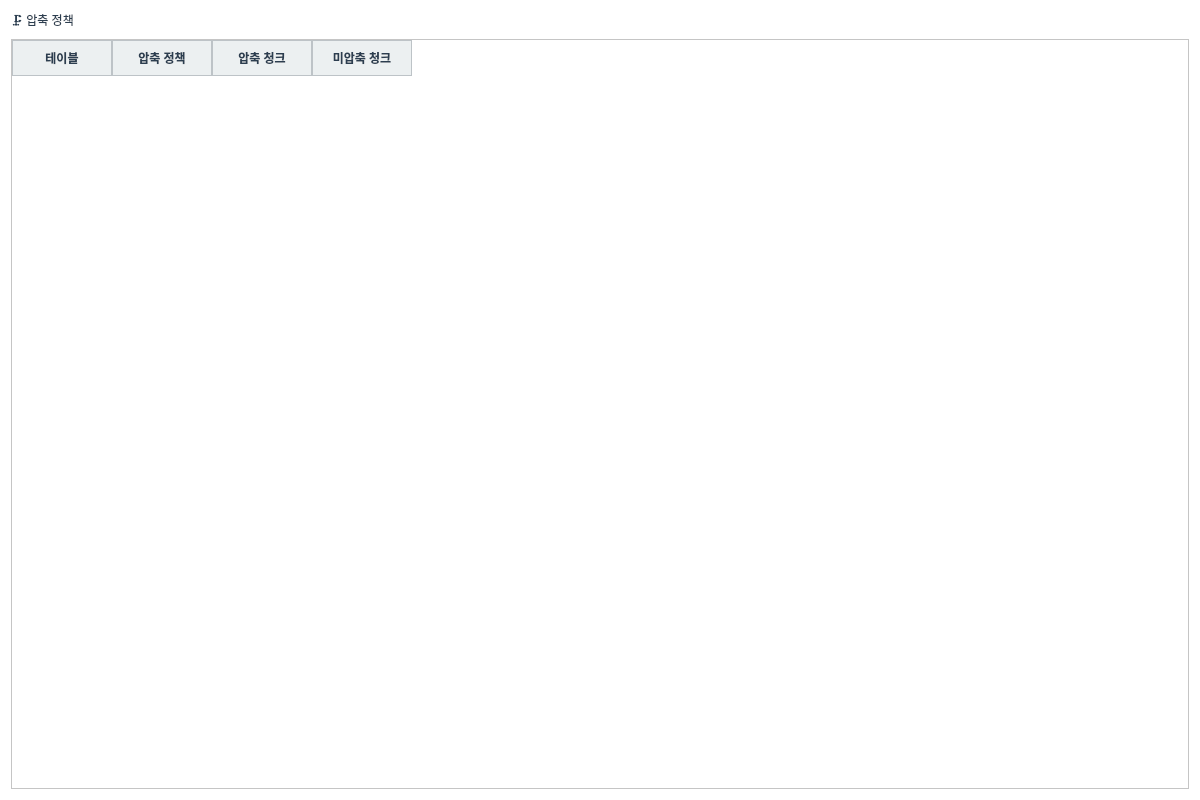
<?xml version="1.0" encoding="UTF-8"?>
<ui version="4.0">
 <class>CompressionTab</class>
 <widget class="QWidget" name="CompressionTab">
  <property name="geometry">
   <rect>
    <x>0</x>
    <y>0</y>
    <width>1200</width>
    <height>800</height>
   </rect>
  </property>
  <property name="windowTitle">
   <string>압축 정책</string>
  </property>
  <property name="styleSheet">
   <string notr="true">QWidget {
    background-color: #FFFFFF;
    color: #2C3E50;
    font-family: &quot;맑은 고딕&quot;;
    font-size: 9pt;
}

QTabWidget::pane {
    border: 1px solid #BDC3C7;
    background-color: #FFFFFF;
}

QTabBar::tab {
    background-color: #ECF0F1;
    color: #2C3E50;
    padding: 8px 16px;
    margin-right: 2px;
    border: 1px solid #BDC3C7;
    border-bottom: none;
    border-top-left-radius: 4px;
    border-top-right-radius: 4px;
}

QTabBar::tab:selected {
    background-color: #3498DB;
    color: #FFFFFF;
    font-weight: bold;
}

QTabBar::tab:hover {
    background-color: #D5DBDB;
}

QTableWidget {
    gridline-color: #BDC3C7;
    background-color: #FFFFFF;
    alternate-background-color: #F8F9FA;
    selection-background-color: #3498DB;
    selection-color: #FFFFFF;
}

QTableWidget::item {
    padding: 4px;
    border: none;
}

QHeaderView::section {
    background-color: #ECF0F1;
    color: #2C3E50;
    padding: 6px;
    border: 1px solid #BDC3C7;
    font-weight: bold;
}

QLineEdit, QTextEdit, QPlainTextEdit {
    background-color: #FFFFFF;
    border: 1px solid #BDC3C7;
    border-radius: 3px;
    padding: 4px;
    color: #2C3E50;
}

QLineEdit:focus, QTextEdit:focus, QPlainTextEdit:focus {
    border: 2px solid #3498DB;
}

QPushButton {
    background-color: #3498DB;
    color: #FFFFFF;
    border: none;
    border-radius: 4px;
    padding: 6px 12px;
    font-weight: bold;
}

QPushButton:hover {
    background-color: #2980B9;
}

QPushButton:pressed {
    background-color: #1F618D;
}

QPushButton:disabled {
    background-color: #BDC3C7;
    color: #7F8C8D;
}

QLabel {
    color: #2C3E50;
    background-color: transparent;
}

QGroupBox {
    border: 2px solid #BDC3C7;
    border-radius: 5px;
    margin-top: 10px;
    padding-top: 10px;
    background-color: #F8F9FA;
}

QGroupBox::title {
    subcontrol-origin: margin;
    subcontrol-position: top left;
    padding: 0 5px;
    color: #2C3E50;
    font-weight: bold;
}

QProgressBar {
    border: 1px solid #BDC3C7;
    border-radius: 3px;
    text-align: center;
    background-color: #ECF0F1;
}

QProgressBar::chunk {
    background-color: #3498DB;
}</string>
  </property>
  <layout class="QVBoxLayout" name="verticalLayout">
   <item>
    <widget class="QLabel" name="label_title">
     <property name="text">
      <string>🗜️ 압축 정책</string>
     </property>
     <property name="styleSheet">
   <string notr="true">QWidget {
    background-color: #FFFFFF;
    color: #2C3E50;
    font-family: &quot;맑은 고딕&quot;;
    font-size: 9pt;
}

QTabWidget::pane {
    border: 1px solid #BDC3C7;
    background-color: #FFFFFF;
}

QTabBar::tab {
    background-color: #ECF0F1;
    color: #2C3E50;
    padding: 8px 16px;
    margin-right: 2px;
    border: 1px solid #BDC3C7;
    border-bottom: none;
    border-top-left-radius: 4px;
    border-top-right-radius: 4px;
}

QTabBar::tab:selected {
    background-color: #3498DB;
    color: #FFFFFF;
    font-weight: bold;
}

QTabBar::tab:hover {
    background-color: #D5DBDB;
}

QTableWidget {
    gridline-color: #BDC3C7;
    background-color: #FFFFFF;
    alternate-background-color: #F8F9FA;
    selection-background-color: #3498DB;
    selection-color: #FFFFFF;
}

QTableWidget::item {
    padding: 4px;
    border: none;
}

QHeaderView::section {
    background-color: #ECF0F1;
    color: #2C3E50;
    padding: 6px;
    border: 1px solid #BDC3C7;
    font-weight: bold;
}

QLineEdit, QTextEdit, QPlainTextEdit {
    background-color: #FFFFFF;
    border: 1px solid #BDC3C7;
    border-radius: 3px;
    padding: 4px;
    color: #2C3E50;
}

QLineEdit:focus, QTextEdit:focus, QPlainTextEdit:focus {
    border: 2px solid #3498DB;
}

QPushButton {
    background-color: #3498DB;
    color: #FFFFFF;
    border: none;
    border-radius: 4px;
    padding: 6px 12px;
    font-weight: bold;
}

QPushButton:hover {
    background-color: #2980B9;
}

QPushButton:pressed {
    background-color: #1F618D;
}

QPushButton:disabled {
    background-color: #BDC3C7;
    color: #7F8C8D;
}

QLabel {
    color: #2C3E50;
    background-color: transparent;
}

QGroupBox {
    border: 2px solid #BDC3C7;
    border-radius: 5px;
    margin-top: 10px;
    padding-top: 10px;
    background-color: #F8F9FA;
}

QGroupBox::title {
    subcontrol-origin: margin;
    subcontrol-position: top left;
    padding: 0 5px;
    color: #2C3E50;
    font-weight: bold;
}

QProgressBar {
    border: 1px solid #BDC3C7;
    border-radius: 3px;
    text-align: center;
    background-color: #ECF0F1;
}

QProgressBar::chunk {
    background-color: #3498DB;
}</string>
  </property>
    </widget>
   </item>
   <item>
    <widget class="QTableWidget" name="table_compression">
     <property name="alternatingRowColors">
      <bool>true</bool>
     </property>
     <property name="selectionBehavior">
      <enum>QAbstractItemView::SelectRows</enum>
     </property>
     <property name="editTriggers">
      <set>QAbstractItemView::NoEditTriggers</set>
     </property>
     <column>
      <property name="text">
       <string>테이블</string>
      </property>
     </column>
     <column>
      <property name="text">
       <string>압축 정책</string>
      </property>
     </column>
     <column>
      <property name="text">
       <string>압축 청크</string>
      </property>
     </column>
     <column>
      <property name="text">
       <string>미압축 청크</string>
      </property>
     </column>
    </widget>
   </item>
  </layout>
 </widget>
 <resources/>
 <connections/>
</ui>
